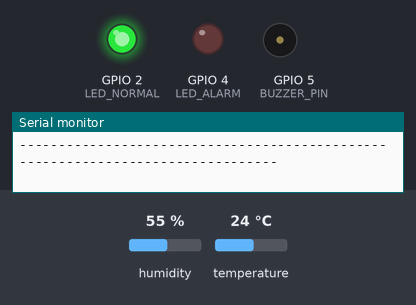
This sketch was run on a simulated ESP32. Parts: output pins drawn as LEDs (lit = HIGH), buzzer (waves = sounding), the last lines printed to the serial monitor. The test bench sets the inputs (shaded band); at power-on: temperature 24 °C, humidity 55 %. WiFi joins after 1.5 s; servers stay silent unless stated.

Above: at 2.9 s.
3.0 s: temperature set to 37.7 °C
5.7 s: temperature set to 38.9 °C
At 6.7 s:
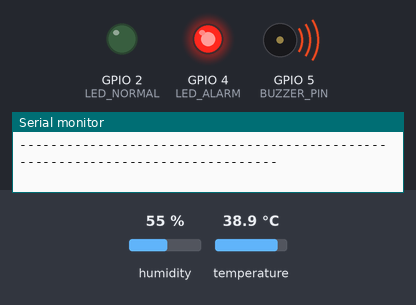
8.4 s: temperature set to 12 °C
At 10.8 s:
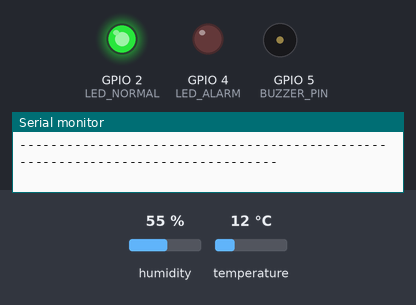
11.5 s: temperature set to 41 °C
At 12.4 s:
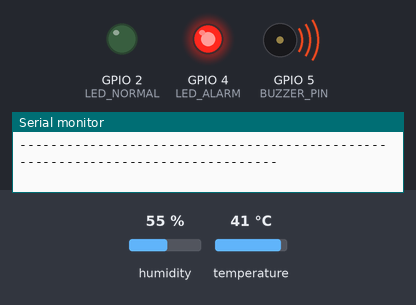
Timing chart, 0 to 14.5 s (numbered marks = the images above; inputs shaded):
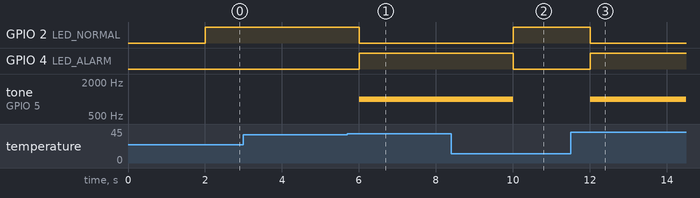

Measured:
- the behaviour switches between 38 and 38.1 °C on temperature (found by bisection; images 0 and 1)
- after the input at 5.7 s, GPIO 2 (LED_NORMAL): HIGH → LOW after 0.31 s; GPIO 4 (LED_ALARM): LOW → HIGH after 0.31 s; tone on GPIO 5 (BUZZER_PIN): silent → 1000 Hz after 0.31 s
- after the input at 8.4 s, GPIO 2 (LED_NORMAL): LOW → HIGH after 1.6 s; GPIO 4 (LED_ALARM): HIGH → LOW after 1.6 s; tone on GPIO 5 (BUZZER_PIN): 1000 Hz → silent after 1.6 s
- after the input at 11.5 s, GPIO 2 (LED_NORMAL): HIGH → LOW after 0.51 s; GPIO 4 (LED_ALARM): LOW → HIGH after 0.51 s; tone on GPIO 5 (BUZZER_PIN): silent → 1000 Hz after 0.51 s

The sketch:

embeded.ino
```cpp
/**
 * ==============================================================================
 * PRAKTIKUM EMBEDDED SYSTEM - STUDI KASUS SISTEM MONITORING LINGKUNGAN IOT
 * ==============================================================================
 * Deskripsi:
 * Firmware ESP32 non-blocking untuk memantau suhu dan kelembaban (DHT22),
 * mengukur status jaringan (RSSI), serta mengendalikan aktuator (LED & Buzzer)
 * secara real-time berdasarkan logika Multi-Condition Alert.
 *
 * Kriteria Multi-Condition Alert (Studi Kasus VII):
 * - Alarm aktif jika: Suhu > 38.0 °C  ATAU  Kelembaban < 20.0 %
 * - LED Merah ON & Buzzer aktif (1 kHz) saat kondisi kritis
 * - LED Hijau ON & Buzzer OFF saat kondisi normal
 * - Menampilkan indikasi teks pembeda spesifik di Serial Monitor untuk setiap pemicu
 * ==============================================================================
 */

#include <WiFi.h>
#include "DHTesp.h"

// ---------------------- DEFINISI PIN PERIFERAL ----------------------
const int DHT_PIN    = 15; // Pin Data DHT22
const int LED_NORMAL = 2;  // LED Hijau (Indikator Normal)
const int LED_ALARM  = 4;  // LED Merah (Indikator Kritis/Alarm)
const int BUZZER_PIN = 5;  // Piezo Buzzer (Indikator Audio Alarm)

// ---------------------- AMBANG BATAS KRITIS (THRESHOLD) -------------
const float AMBANG_SUHU_KRITIS       = 38.0; // Batas atas suhu (°C)
const float AMBANG_KELEMBABAN_KRITIS = 20.0; // Batas bawah kelembaban (% RH)

// ---------------------- KONFIGURASI WI-FI VIRTUAL WOKWI ------------
const char* ssid     = "Wokwi-GUEST";
const char* password = "";

DHTesp dhtSensor;

// ---------------------- PENJADWALAN NON-BLOCKING (millis) ----------
unsigned long waktuSebelumnya = 0;
const unsigned long intervalBaca = 2000; // Interval pembacaan sensor: 2000 ms (2 detik)

void setup() {
  Serial.begin(115200);
  delay(100);

  Serial.println("\n========================================================");
  Serial.println("  SISTEM MONITORING LINGKUNGAN BERBASIS IOT (ESP32)");
  Serial.println("  Modul Praktikum Embedded System - Mode Multi-Kondisi");
  Serial.println("========================================================");

  // Inisialisasi Pin Output Aktuator
  pinMode(LED_NORMAL, OUTPUT);
  pinMode(LED_ALARM, OUTPUT);
  pinMode(BUZZER_PIN, OUTPUT);

  // Status awal aktuator: Safe State (Mati)
  digitalWrite(LED_NORMAL, LOW);
  digitalWrite(LED_ALARM, LOW);
  noTone(BUZZER_PIN);

  // Inisialisasi Sensor DHT22
  dhtSensor.setup(DHT_PIN, DHTesp::DHT22);
  Serial.println("[Init] Sensor DHT22 terkonfigurasi pada GPIO 15.");

  // Inisialisasi Wi-Fi Non-blocking dengan Timeout
  Serial.print("[Wi-Fi] Menghubungkan ke SSID: ");
  Serial.println(ssid);
  WiFi.begin(ssid, password);

  int attempts = 0;
  const int maxAttempts = 10;
  while (WiFi.status() != WL_CONNECTED && attempts < maxAttempts) {
    delay(200);
    Serial.print(".");
    attempts++;
  }

  if (WiFi.status() == WL_CONNECTED) {
    Serial.println("\n[Wi-Fi Connected!] Berhasil terhubung ke jaringan.");
    Serial.print("[Wi-Fi Info] Alamat IP: ");
    Serial.println(WiFi.localIP());
  } else {
    Serial.println("\n[Wi-Fi Timeout] Berpindah ke Mode Stand-alone / Offline.");
    Serial.println("[Info] Sistem tetap beroperasi penuh tanpa gateway internet.");
  }

  Serial.println("--------------------------------------------------------");
  Serial.println("Sistem Siap! Memulai loop pembacaan non-blocking...\n");
}

void loop() {
  unsigned long waktuSekarang = millis();

  // Pola Penjadwalan Waktu Non-blocking (Menggantikan delay())
  if (waktuSekarang - waktuSebelumnya >= intervalBaca) {
    waktuSebelumnya = waktuSekarang;

    // 1. Akuisisi Data dari Sensor DHT22
    TempAndHumidity data = dhtSensor.getTempAndHumidity();

    // 2. Validasi Integritas Data Sensor
    if (isnan(data.temperature) || isnan(data.humidity)) {
      Serial.println("[ERROR] Gagal membaca data dari sensor DHT22! Cek wiring koneksi sensor.");
      return;
    }

    // 3. Baca Nilai RSSI (Real jika terhubung, Mock/Simulasi jika offline)
    int rssi = (WiFi.status() == WL_CONNECTED) ? WiFi.RSSI() : -65;

    // 4. Tampilkan Log Telemetri Terformat
    Serial.printf("[Telemetri] Suhu: %5.2f °C | Kelembaban: %5.2f %% | RSSI: %d dBm\n",
                  data.temperature, data.humidity, rssi);

    // 5. Evaluasi Kondisi Kritis (Multi-Condition Alert)
    bool isSuhuKritis       = (data.temperature > AMBANG_SUHU_KRITIS);
    bool isKelembabanKritis = (data.humidity < AMBANG_KELEMBABAN_KRITIS);

    if (isSuhuKritis || isKelembabanKritis) {
      // --- KONDISI KRITIS (ALARM TERPICU) ---
      digitalWrite(LED_ALARM, HIGH); // Nyalakan LED Merah
      digitalWrite(LED_NORMAL, LOW); // Matikan LED Hijau
      tone(BUZZER_PIN, 1000);        // Bunyikan Buzzer dengan frekuensi 1 kHz

      // Indikasi teks pembeda spesifik di Serial Monitor
      if (isSuhuKritis && isKelembabanKritis) {
        Serial.printf(">>> [ALARM KRITIS - GANDA] Suhu Terlalu Tinggi (%.2f °C > %.1f °C) DAN Kelembaban Terlalu Kering (%.2f %% < %.1f %%)! <<<\n",
                      data.temperature, AMBANG_SUHU_KRITIS, data.humidity, AMBANG_KELEMBABAN_KRITIS);
      } else if (isSuhuKritis) {
        Serial.printf(">>> [ALARM KRITIS - SUHU] Suhu Melebihi Batas Aman! Nilai: %.2f °C (Ambang: %.1f °C) <<<\n",
                      data.temperature, AMBANG_SUHU_KRITIS);
      } else {
        Serial.printf(">>> [ALARM KRITIS - KELEMBABAN] Kelembaban Udara Terlalu Kering! Nilai: %.2f %% (Ambang: %.1f %%) <<<\n",
                      data.humidity, AMBANG_KELEMBABAN_KRITIS);
      }
    } else {
      // --- KONDISI NORMAL / AMAN ---
      digitalWrite(LED_ALARM, LOW);   // Matikan LED Merah
      digitalWrite(LED_NORMAL, HIGH); // Nyalakan LED Hijau
      noTone(BUZZER_PIN);             // Matikan Buzzer
      Serial.println("    [Status: NORMAL] Lingkungan Terkendali (Suhu & Kelembaban Aman).");
    }

    Serial.println("--------------------------------------------------------------------------------");
  }

  // -----------------------------------------------------------------------------
  // Catatan: Karena tidak menggunakan fungsi delay() yang bersifat blocking,
  // mikroprosesor dapat mengeksekusi background task lain (misal: OTA update,
  // penanganan paket jaringan, atau pembacaan tombol) secara kontinu di sini.
  // -----------------------------------------------------------------------------
}
```
